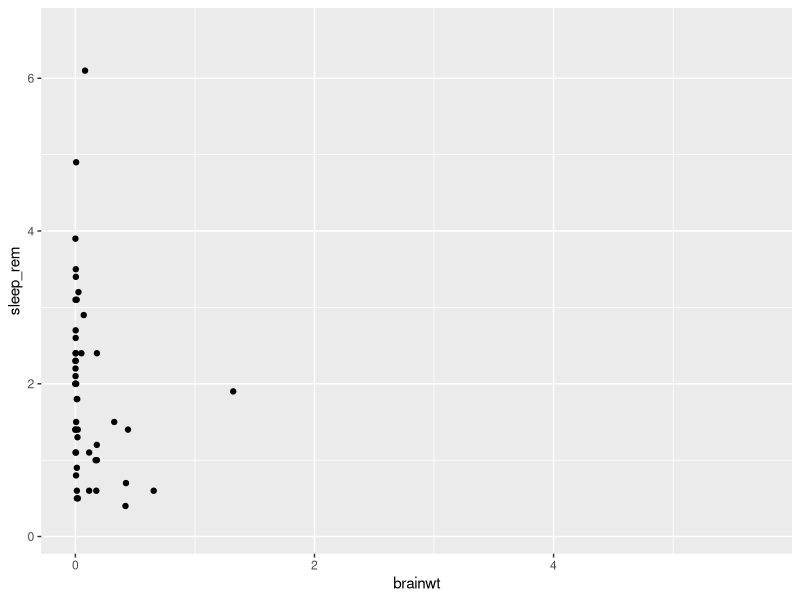
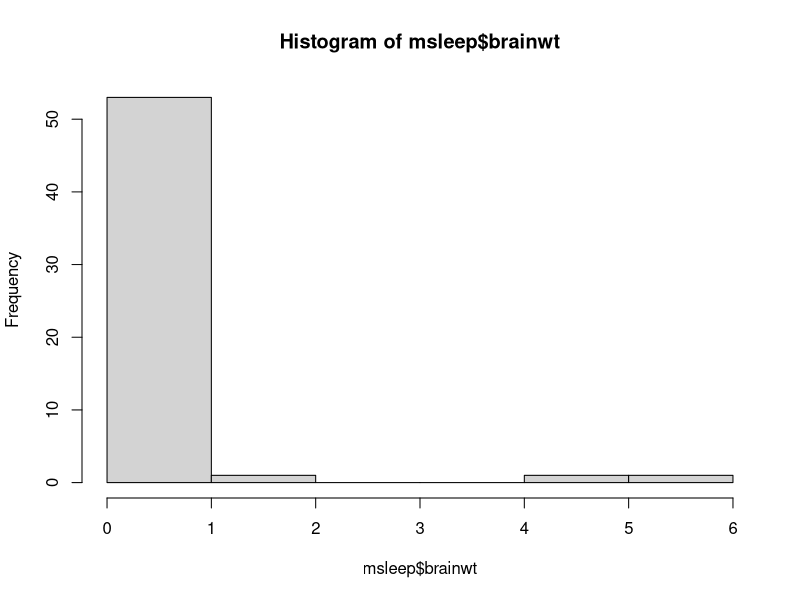
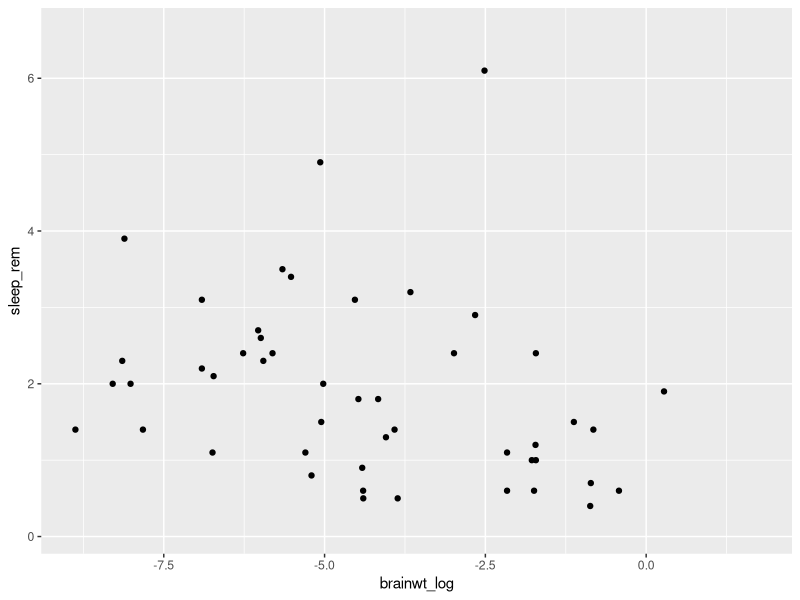
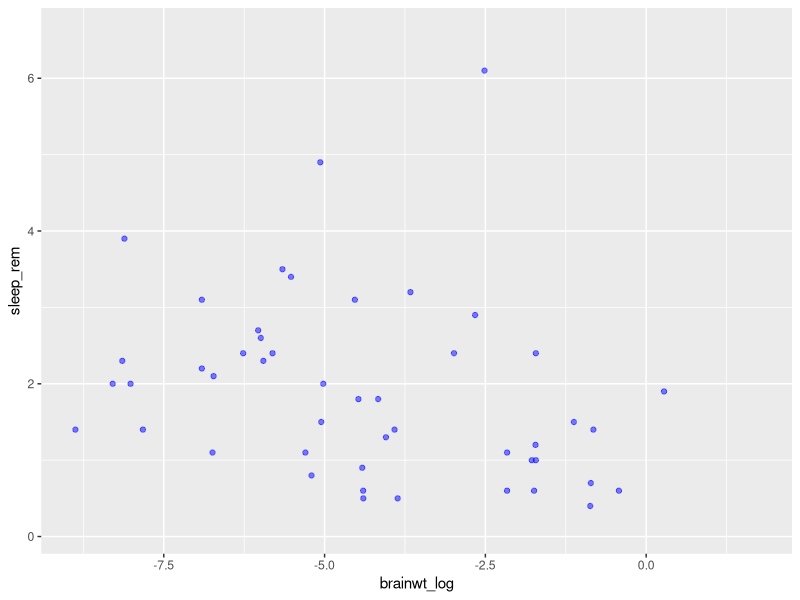
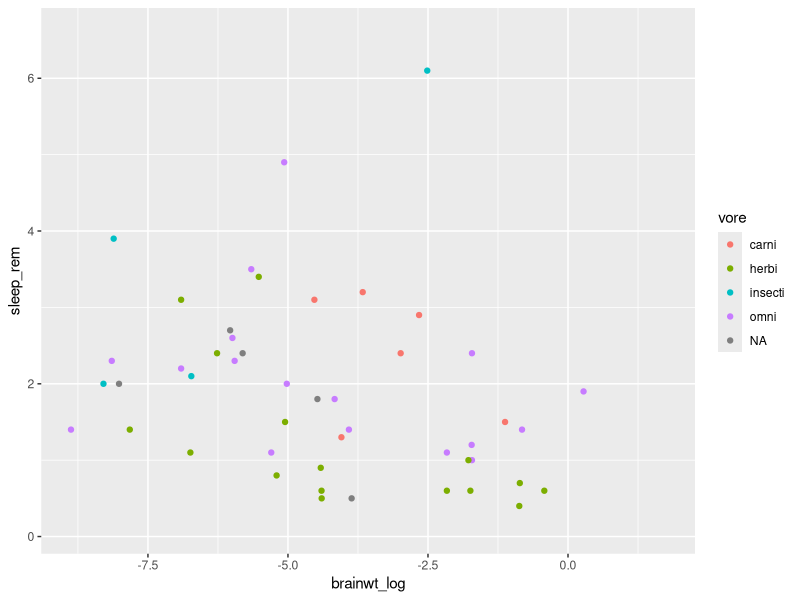
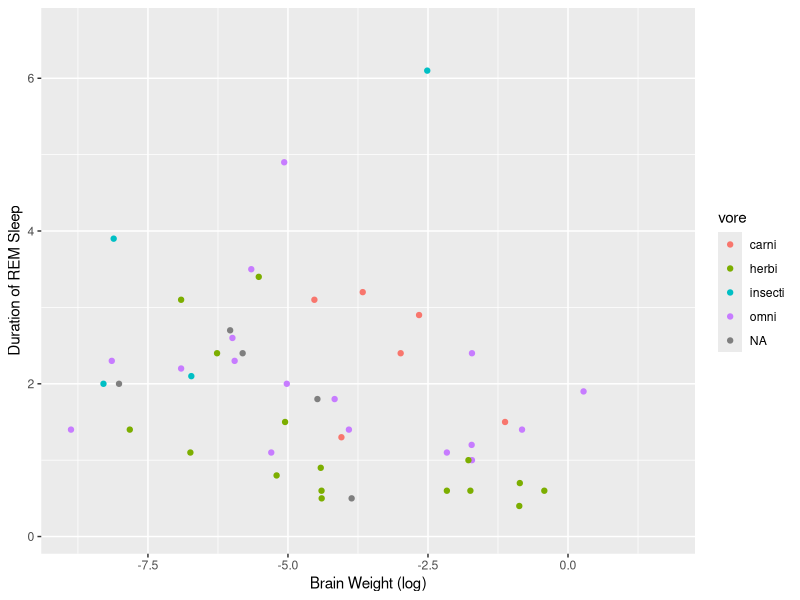

The R source for these figures, in order:
## ---- chunk 1
library(ggplot2)
library(tidyverse)
## ---- chunk 2
head(msleep)
## ---- chunk 3
my_plot <- ggplot(data = msleep, aes(x = brainwt, y = sleep_rem))
## ---- chunk 4
my_plot + geom_point()
## ---- chunk 5
hist(msleep$brainwt)
summary(msleep$brainwt)
## ---- chunk 6
msleep2 <- msleep %>% mutate(brainwt_log = log(brainwt))
ggplot(msleep2, aes(x = brainwt_log, y = sleep_rem)) + geom_point()
## ---- chunk 7
ggplot(data = msleep2, aes(x = brainwt_log, y = sleep_rem)) +
    geom_point(alpha = 0.5, color = "blue")
## ---- chunk 8
ggplot(msleep2, aes(x = brainwt_log, y = sleep_rem, color = vore)) + 
  geom_point()
## ---- chunk 9
ggplot(msleep2, aes(x = brainwt_log, y = sleep_rem, color = vore)) + 
  geom_point() + 
  labs(x = "Brain Weight (log)", 
       y = "Duration of REM Sleep")
